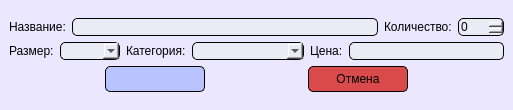
<?xml version="1.0" encoding="UTF-8"?>
<ui version="4.0">
 <class>CreateProductWindow</class>
 <widget class="QMainWindow" name="CreateProductWindow">
  <property name="geometry">
   <rect>
    <x>0</x>
    <y>0</y>
    <width>513</width>
    <height>110</height>
   </rect>
  </property>
  <property name="windowTitle">
   <string>MainWindow</string>
  </property>
  <property name="styleSheet">
   <string notr="true">background-color: rgb(235, 231, 255);</string>
  </property>
  <widget class="QWidget" name="centralwidget">
   <layout class="QVBoxLayout" name="verticalLayout_2">
    <item>
     <layout class="QVBoxLayout" name="verticalLayout">
      <item>
       <layout class="QHBoxLayout" name="horizontalLayout_7">
        <item>
         <layout class="QHBoxLayout" name="horizontalLayout_2">
          <item>
           <widget class="QLabel" name="label">
            <property name="text">
             <string>Название:</string>
            </property>
           </widget>
          </item>
          <item>
           <widget class="QLineEdit" name="name_line">
            <property name="minimumSize">
             <size>
              <width>300</width>
              <height>0</height>
             </size>
            </property>
            <property name="styleSheet">
             <string notr="true">background-color: rgb(235, 235, 245);
border-radius: 5px;
border: 1px solid dlack</string>
            </property>
            <property name="text">
             <string/>
            </property>
           </widget>
          </item>
         </layout>
        </item>
        <item>
         <layout class="QHBoxLayout" name="horizontalLayout">
          <item>
           <widget class="QLabel" name="label_5">
            <property name="text">
             <string>Количество:</string>
            </property>
           </widget>
          </item>
          <item>
           <widget class="QSpinBox" name="quantitytBox">
            <property name="minimumSize">
             <size>
              <width>46</width>
              <height>0</height>
             </size>
            </property>
            <property name="styleSheet">
             <string notr="true">background-color: rgb(235, 235, 245);
border-radius: 5px;
border: 1px solid dlack</string>
            </property>
           </widget>
          </item>
         </layout>
        </item>
       </layout>
      </item>
      <item>
       <layout class="QHBoxLayout" name="horizontalLayout_8">
        <item>
         <layout class="QHBoxLayout" name="horizontalLayout_5">
          <item>
           <widget class="QLabel" name="label_2">
            <property name="text">
             <string>Размер:</string>
            </property>
           </widget>
          </item>
          <item>
           <widget class="QComboBox" name="sizeBox">
            <property name="minimumSize">
             <size>
              <width>60</width>
              <height>0</height>
             </size>
            </property>
            <property name="styleSheet">
             <string notr="true">background-color: rgb(235, 235, 245);
border-radius: 5px;
border: 1px solid dlack</string>
            </property>
            <item>
             <property name="text">
              <string/>
             </property>
            </item>
           </widget>
          </item>
         </layout>
        </item>
        <item>
         <layout class="QHBoxLayout" name="horizontalLayout_4">
          <item>
           <widget class="QLabel" name="label_3">
            <property name="text">
             <string>Категория:</string>
            </property>
           </widget>
          </item>
          <item>
           <widget class="QComboBox" name="categoriesBox">
            <property name="minimumSize">
             <size>
              <width>112</width>
              <height>0</height>
             </size>
            </property>
            <property name="styleSheet">
             <string notr="true">background-color: rgb(235, 235, 245);
border-radius: 5px;
border: 1px solid dlack</string>
            </property>
            <item>
             <property name="text">
              <string/>
             </property>
            </item>
           </widget>
          </item>
         </layout>
        </item>
        <item>
         <layout class="QHBoxLayout" name="horizontalLayout_3">
          <item>
           <widget class="QLabel" name="label_4">
            <property name="text">
             <string>Цена:</string>
            </property>
           </widget>
          </item>
          <item>
           <widget class="QLineEdit" name="price_line">
            <property name="styleSheet">
             <string notr="true">background-color: rgb(235, 235, 245);
border-radius: 5px;
border: 1px solid dlack</string>
            </property>
           </widget>
          </item>
         </layout>
        </item>
       </layout>
      </item>
      <item>
       <layout class="QHBoxLayout" name="horizontalLayout_6">
        <item>
         <spacer name="horizontalSpacer">
          <property name="orientation">
           <enum>Qt::Horizontal</enum>
          </property>
          <property name="sizeHint" stdset="0">
           <size>
            <width>40</width>
            <height>20</height>
           </size>
          </property>
         </spacer>
        </item>
        <item>
         <widget class="QPushButton" name="create_btn">
          <property name="minimumSize">
           <size>
            <width>100</width>
            <height>0</height>
           </size>
          </property>
          <property name="styleSheet">
           <string notr="true">QPushButton {
	background-color: rgb(185, 196, 255);
	padding: 5 10 5 10;
	border:1px solid black;
	border-radius: 5px;
}

QPushButton:hover {
	background-color: rgb(155, 155, 224);
}

QPushButton:pressed {
	background-color: rgb(140, 140, 207);
}</string>
          </property>
          <property name="text">
           <string/>
          </property>
         </widget>
        </item>
        <item>
         <spacer name="horizontalSpacer_2">
          <property name="orientation">
           <enum>Qt::Horizontal</enum>
          </property>
          <property name="sizeHint" stdset="0">
           <size>
            <width>40</width>
            <height>20</height>
           </size>
          </property>
         </spacer>
        </item>
        <item>
         <widget class="QPushButton" name="clousing_btn">
          <property name="minimumSize">
           <size>
            <width>100</width>
            <height>0</height>
           </size>
          </property>
          <property name="styleSheet">
           <string notr="true">QPushButton {
	background-color: rgb(217, 74, 74);
	padding: 5 10 5 10;
	border:1px solid black;
	border-radius: 5px;
}

QPushButton:hover {
	background-color: rgb(222, 87, 87);
}

QPushButton:pressed {
	background-color: rgb(217, 139, 139);
}</string>
          </property>
          <property name="text">
           <string>Отмена</string>
          </property>
         </widget>
        </item>
        <item>
         <spacer name="horizontalSpacer_3">
          <property name="orientation">
           <enum>Qt::Horizontal</enum>
          </property>
          <property name="sizeHint" stdset="0">
           <size>
            <width>40</width>
            <height>20</height>
           </size>
          </property>
         </spacer>
        </item>
       </layout>
      </item>
     </layout>
    </item>
   </layout>
  </widget>
 </widget>
 <resources/>
 <connections/>
</ui>
